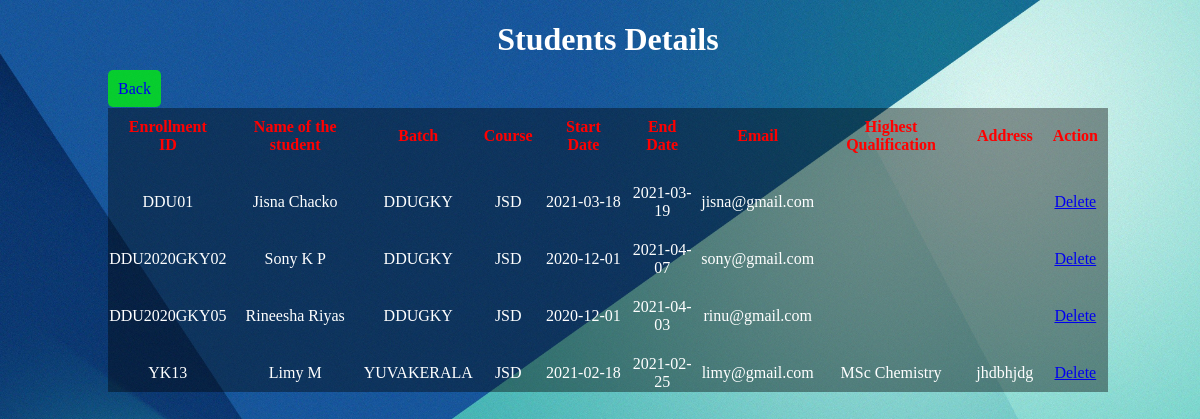
Page /academy_management_system-master/view_stud.php on the committed database.
### tables this page shows
CREATE TABLE `student_details` (
  `enrollment_id` varchar(20) NOT NULL,
  `stud_fname` varchar(20) NOT NULL,
  `stud_mname` varchar(20) NOT NULL,
  `stud_lname` varchar(20) NOT NULL,
  `login_id` int(10) NOT NULL,
  `batch` varchar(30) NOT NULL,
  `course` varchar(20) NOT NULL,
  `startTime` date NOT NULL,
  `endTime` date NOT NULL,
  `address` varchar(40) NOT NULL,
  `district` varchar(20) NOT NULL,
  `pg` varchar(30) NOT NULL,
  `cgpa_PG` int(10) NOT NULL,
  `uni_insti_pg` varchar(40) NOT NULL,
  `yop_pg` date DEFAULT NULL,
  `ug` varchar(30) NOT NULL,
  `cgpa_UG` varchar(10) NOT NULL,
  `uni_insti_ug` varchar(40) NOT NULL,
  `yop_ug` date DEFAULT NULL,
  `plustwo` varchar(40) NOT NULL,
  `cgpa_plustwo` varchar(10) NOT NULL,
  `brd_school_plus` varchar(40) NOT NULL,
  `yop_plus` date DEFAULT NULL,
  `sslc` varchar(40) NOT NULL,
  `cgpa_sslc` varchar(10) NOT NULL,
  `brd_schl_sslc` varchar(40) NOT NULL,
  `yop_sslc` date DEFAULT NULL
);

### academy_management_system-master/view_stud.php (the view, shortened to what this page needs)
<?php
	require('db_connectivity.php');
?>
<!DOCTYPE html>
<html>
	<head>
		<link rel="stylesheet" href="css/view_table.css">
	</head>
	<body class="table">
	 <div>
	 <h1>Students Details</h1>
	 <a class="add_new" href="admin_home.php">Back</a>
		<table>
			<thead>
				<tr>
					<th>Enrollment ID</th>
					<th>Name of the student</th>
					<th>Batch</th>
					<th>Course</th>
					<th>Start Date</th>
					<th>End Date</th>
					<th>Email</th>
					<th>Highest Qualification</th>
					<th>Address</th>
					<th>Action</th>
				</tr>
			</thead>
			<tbody>
				<?php
					$sql="select * from student_details inner join login_page on
					      login_page.login_id = student_details.login_id";
					if(mysqli_query($mysql,$sql))
					{
						$result=mysqli_query($mysql,$sql);
						if(mysqli_num_rows($result)>0)
						{
							while($row=mysqli_fetch_assoc($result))
							{
								echo "<tr>
									<td>".$row['enrollment_id']."</td>
									<td>".$row['stud_fname']." ".$row['stud_mname']." ".$row['stud_lname']."</td>
									<td>".$row['batch']."</td>
									<td>".$row['course']."</td>
									<td>".$row['startTime']."</td>
									<td>".$row['endTime']."</td>
									<td>".$row['email']."</td>";
								if($row['pg']==" ")
								{
									echo "<td>".$row['ug']."</td>";
								}
								else
								{
									echo "<td>".$row['pg']."</td>";
								}
								echo "<td>".$row['address']."</td>
								 <td><a href=delete_stud.php?id=".$row['login_id'].">Delete</a></td></tr>";
							}
						}
					}
				?>
			</tbody>
		</table>
	  </div>
	</body>
</html>

### academy_management_system-master/css/view_table.css (style rules this page uses)
.table { background-image:url("../img/stud2.jpg"); background-size:cover; background-repeat:no-repeat; width:100%; }
h1 { text-align:center; color:white; }
table { border:0px solid; border-collapse:collapse; background-color:rgba(0,0,0,0.4); width:1000px; height:auto; margin-left:100px; padding:10px; margin-top:10px; }
th { margin-top:100px; border:0px solid; border-collapse:collapse; text-align:center; color:red; padding:10px; }
td { padding-top:20px; border:0px solid; margin-top:50px; border-collapse:collapse; text-align:center; color:white; }
.add_new { border:0px solid; text-decoration:none; border-radius:5px; background-color:rgba(0,255,0,0.7); margin-left:100px; width:100px; height:auto; padding:10px; }

### rows in the picture
student_details: enrollment_id "DDU01", stud_fname "Jisna", stud_lname "Chacko", batch "DDUGKY", course "JSD", startTime "2021-03-18", endTime "2021-03-19", login.email "jisna@gmail.com"
student_details: enrollment_id "DDU2020GKY02", stud_fname "Sony", stud_mname "K", stud_lname "P", batch "DDUGKY", course "JSD", startTime "2020-12-01", endTime "2021-04-07", login.email "sony@gmail.com"
student_details: enrollment_id "DDU2020GKY05", stud_fname "Rineesha", stud_lname "Riyas", batch "DDUGKY", course "JSD", startTime "2020-12-01", endTime "2021-04-03", login.email "rinu@gmail.com"
student_details: enrollment_id "YK13", stud_fname "Limy", stud_lname "M", batch "YUVAKERALA", course "JSD", startTime "2021-02-18", endTime "2021-02-25", login.email "limy@gmail.com", pg "MSc Chemistry", address "jhdbhjdg"
